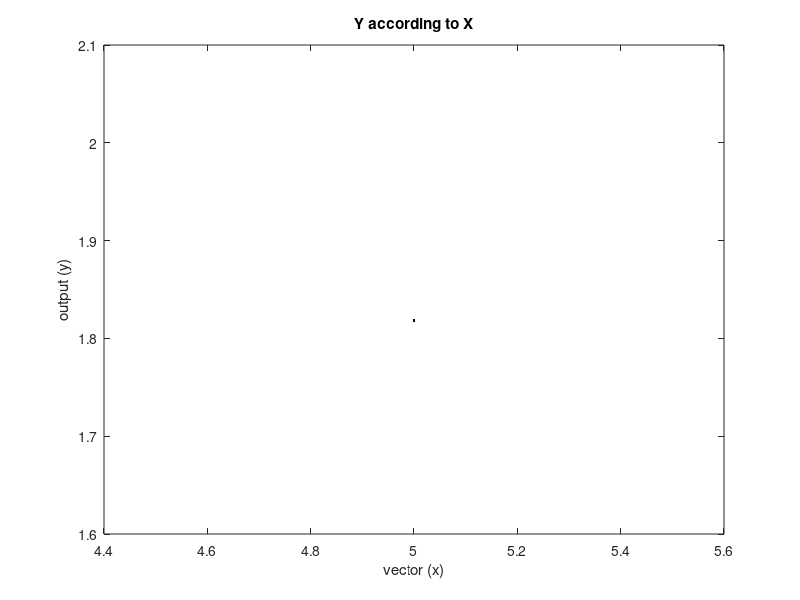

The MATLAB source for this figure:
% p4
% Prompt for and calculate an equation

x=input('Enter x:');
u=input('Enter mu:');

num=(log(1+(u*abs(x))));
den=(log(1+u));

y=((num/den).*sign(x));

figure;
p=plot(x,y);
set(p,'Color','black');
ylabel('output (y)');
xlabel('vector (x)');
title('Y according to X');
